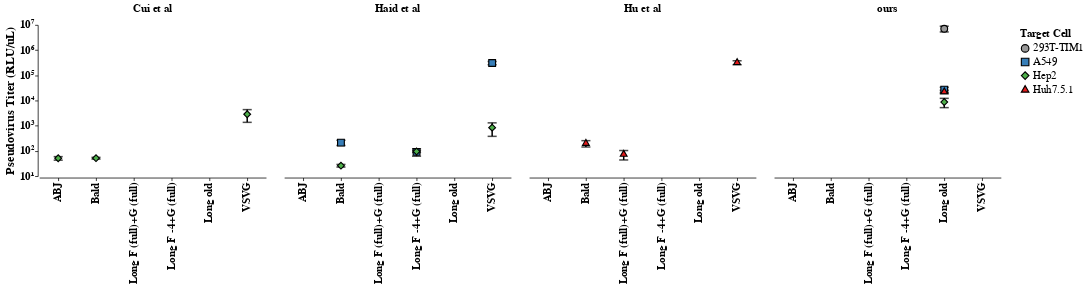

Notebook cell for this chart:
### Markdown cell above
## facet by protocol

### Code cell
import pandas as pd
import altair as alt

# Ensure category consistency and remove spaces
df_agg['virus'] = df_agg['virus'].str.strip()

# Create an explicit numerical order for sorting
virus_order_dict = {virus: i for i, virus in enumerate(virus_order)}
df_agg['virus_order'] = df_agg['virus'].map(virus_order_dict)

# Sort DataFrame before passing it to Altair
df_agg = df_agg.sort_values('virus_order')

# Define color and shape mappings
color_mapping = {
    "293T-TIM1": "#999999",   # Gray
    "A549": "#377eb8",        # Blue
    "Hep2": "#4daf4a",        # Green
    "Huh7.5.1": "#e41a1c"     # Red
}

shape_mapping = {
    "293T-TIM1": "circle",
    "A549": "square",
    "Hep2": "diamond",
    "Huh7.5.1": "triangle"
}

log_ticks = [10**i for i in range(1, 8)]  # 10^1 to 10^7
log_labels = ["10¹", "10²", "10³", "10⁴", "10⁵", "10⁶", "10⁷"]

y_label_expr = "{ " + ", ".join(f"{v}: '{label}'" for v, label in zip(log_ticks, log_labels)) + " }[datum.value]"

# Base chart with explicit sorting
base = alt.Chart(df_agg).encode(
    x=alt.X(
        'virus:O',  # ✅ Correct usage
        title='',
        axis=alt.Axis(
            labelAngle=270,
            labelFontSize=14,
            labelFontWeight='bold',
            titleFontSize=16,
            titleFontWeight='bold'
        ),
        sort=virus_order  # optional if you want explicit ordering
    ),
     y=alt.Y(
        'mean_RLU_uL:Q',
        title='Pseudovirus Titer (RLU/uL)',
        scale=alt.Scale(type='log', domain=[10, df_agg['upper_RLU_uL'].max()]),
        axis=alt.Axis(
            labelFontSize=14,
            labelFontWeight='bold',
            titleFontSize=16,
            titleFontWeight='bold',
            values=log_ticks,  # Force log ticks
            labelExpr="{ " + ", ".join(f"{v}: '{label}'" for v, label in zip(log_ticks, log_labels)) + " }[datum.value]"
        ),
    ),
    color=alt.Color(
        'target cell:N',
        scale=alt.Scale(domain=list(color_mapping.keys()), range=list(color_mapping.values())),
        legend=alt.Legend(title='Target Cell')  # KEEP LEGEND
    ),
    shape=alt.Shape(
        'target cell:N',
        scale=alt.Scale(domain=list(shape_mapping.keys()), range=list(shape_mapping.values())),
        legend=alt.Legend(title='Target Cell')  # KEEP LEGEND
    ),
    tooltip=[
        alt.Tooltip('virus:N', title='Virus'),
        alt.Tooltip('target cell:N', title='Target Cell'),
        alt.Tooltip('mean_RLU_uL:Q', title='Pseudovirus Titer (RLU/uL)'),
        alt.Tooltip('std_RLU_uL:Q', title='Standard Deviation')
    ]
)

# Error bars with black color (added first to appear behind)
error_bars = alt.Chart(df_agg).mark_rule(size=2, color='black').encode(
    x='virus:O',
    y='lower_RLU_uL:Q',
    y2='upper_RLU_uL:Q'
)

# Error bar caps with black color (added before points to stay behind)
error_caps = (
    alt.Chart(df_agg).mark_tick(size=12, thickness=2, orient='horizontal', color='black').encode(
        x='virus:O',
        y='lower_RLU_uL:Q'
    ) +
    alt.Chart(df_agg).mark_tick(size=12, thickness=2, orient='horizontal', color='black').encode(
        x='virus:O',
        y='upper_RLU_uL:Q'
    )
)

# Points for the mean with fixed shape encoding and black outline (added last to stay on top)
points = base.mark_point(size=80, filled=True, opacity=1, stroke='black', strokeWidth=1.5).add_params(hover)

# Highlight nearest point (still on top)
highlight = base.transform_filter(hover).mark_circle(size=200, color="red")

# Combine layers ensuring error bars & caps are behind points
base_chart = (error_bars + error_caps + points + highlight).properties(
    width=300,
    height=200
)

# Apply faceting
faceted_chart = base_chart.facet(
    column=alt.Column(
        'protocol:N',
        title=None,
        header=alt.Header(labelFontSize=14, labelFontWeight='bold')
    )
).configure_axis(
    labelFontSize=8,
    labelFontWeight='bold',
    titleFontSize=12,
    titleFontWeight='bold',
    grid=False
).configure_view(
    strokeWidth=2
)

# Save and display
faceted_chart.save("03_output/plots/Titer_old-psv_faceted-by-protocol.html")
faceted_chart

### Figure 1 — Vega-Lite specification as saved in the notebook (floating-point values rounded to 4 significant figures)
{"config": {"background": "transparent", "title": {"fontSize": 20, "fontWeight": "normal", "font": "Helvetica", "anchor": "start", "color": "#000000", "orient": "top", "offset": 5, "subtitleColor": "gray", "subtitleFont": "Helvetica", "subtitleFontWeight": "normal", "subtitleFontSize": 18, "subtitlePadding": 2}, "axis": {"domain": true, "domainColor": "black", "domainWidth": 1, "grid": false, "gridColor": "#DEDDDD", "gridWidth": 0.5, "labelFont": "Helvetica", "labelFontSize": 8, "labelFlush": false, "labelFontWeight": "bold", "labelPadding": 2, "tickColor": "black", "tickSize": 4, "tickWidth": 1, "titleFont": "Helvetica", "titleAlign": "center", "titleFontWeight": "bold", "titleFontSize": 12, "titlePadding": 5}, "legend": {"labelFont": "Helvetica", "labelFontSize": 14, "symbolSize": 100, "titleFont": "Helvetica", "titleFontSize": 14, "titleFontWeight": "bold", "padding": 5, "titleLimit": 200, "gradientLength": 100}, "range": {"category": ["#4e79a7", "#f28e2c", "#e15759", "#76b7b2", "#59a14f", "#edc949", "#af7aa1", "#ff9da7", "#9c755f", "#bab0ab"], "diverging": ["#c7e9b4", "#7fcdbb", "#41b6c4", "#1d91c0", "#225ea8", "#253494"]}, "view": {"stroke": "transparent", "strokeWidth": 2}, "text": {"font": "Helvetica Light", "fontSize": 14}}, "data": {"name": "data-4fd0b9de0afc2a75974e32583d3712b4"}, "facet": {"column": {"field": "protocol", "header": {"labelFontSize": 14, "labelFontWeight": "bold"}, "title": null, "type": "nominal"}}, "spec": {"layer": [{"mark": {"type": "rule", "color": "black", "size": 2}, "encoding": {"x": {"field": "virus", "type": "ordinal"}, "y": {"field": "lower_RLU_uL", "type": "quantitative"}, "y2": {"field": "upper_RLU_uL"}}}, {"layer": [{"mark": {"type": "tick", "color": "black", "orient": "horizontal", "size": 12, "thickness": 2}, "encoding": {"x": {"field": "virus", "type": "ordinal"}, "y": {"field": "lower_RLU_uL", "type": "quantitative"}}}, {"mark": {"type": "tick", "color": "black", "orient": "horizontal", "size": 12, "thickness": 2}, "encoding": {"x": {"field": "virus", "type": "ordinal"}, "y": {"field": "upper_RLU_uL", "type": "quantitative"}}}]}, {"mark": {"type": "point", "filled": true, "opacity": 1, "size": 80, "stroke": "black", "strokeWidth": 1.5}, "encoding": {"color": {"field": "target cell", "legend": {"title": "Target Cell"}, "scale": {"domain": ["293T-TIM1", "A549", "Hep2", "Huh7.5.1"], "range": ["#999999", "#377eb8", "#4daf4a", "#e41a1c"]}, "type": "nominal"}, "shape": {"field": "target cell", "legend": {"title": "Target Cell"}, "scale": {"domain": ["293T-TIM1", "A549", "Hep2", "Huh7.5.1"], "range": ["circle", "square", "diamond", "triangle"]}, "type": "nominal"}, "tooltip": [{"field": "virus", "title": "Virus", "type": "nominal"}, {"field": "target cell", "title": "Target Cell", "type": "nominal"}, {"field": "mean_RLU_uL", "title": "Pseudovirus Titer (RLU/uL)", "type": "quantitative"}, {"field": "std_RLU_uL", "title": "Standard Deviation", "type": "quantitative"}], "x": {"axis": {"labelAngle": 270, "labelFontSize": 14, "labelFontWeight": "bold", "titleFontSize": 16, "titleFontWeight": "bold"}, "field": "virus", "sort": ["Bald", "VSVG", "ABJ", "Long F -4+G (full)", "Long old", "VSVG"], "title": "", "type": "ordinal"}, "y": {"axis": {"labelExpr": "{ 10: '10¹', 100: '10²', 1000: '10³', 10000: '10⁴', 100000: '10⁵', 1000000: '10⁶', 10000000: '10⁷' }[datum.value]", "labelFontSize": 14, "labelFontWeight": "bold", "titleFontSize": 16, "titleFontWeight": "bold", "values": [10, 100, 1000, 10000, 100000, 1000000, 10000000]}, "field": "mean_RLU_uL", "scale": {"domain": [10, 8909000.0], "type": "log"}, "title": "Pseudovirus Titer (RLU/uL)", "type": "quantitative"}}, "name": "view_3"}, {"mark": {"type": "circle", "color": "red", "size": 200}, "encoding": {"color": {"field": "target cell", "legend": {"title": "Target Cell"}, "scale": {"domain": ["293T-TIM1", "A549", "Hep2", "Huh7.5.1"], "range": ["#999999", "#377eb8", "#4daf4a", "#e41a1c"]}, "type": "nominal"}, "shape": {"field": "target cell", "legend": {"title": "Target Cell"}, "scale": {"domain": ["293T-TIM1", "A549", "Hep2", "Huh7.5.1"], "range": ["circle", "square", "diamond", "triangle"]}, "type": "nominal"}, "tooltip": [{"field": "virus", "title": "Virus", "type": "nominal"}, {"field": "target cell", "title": "Target Cell", "type": "nominal"}, {"field": "mean_RLU_uL", "title": "Pseudovirus Titer (RLU/uL)", "type": "quantitative"}, {"field": "std_RLU_uL", "title": "Standard Deviation", "type": "quantitative"}], "x": {"axis": {"labelAngle": 270, "labelFontSize": 14, "labelFontWeight": "bold", "titleFontSize": 16, "titleFontWeight": "bold"}, "field": "virus", "sort": ["Bald", "VSVG", "ABJ", "Long F -4+G (full)", "Long old", "VSVG"], "title": "", "type": "ordinal"}, "y": {"axis": {"labelExpr": "{ 10: '10¹', 100: '10²', 1000: '10³', 10000: '10⁴', 100000: '10⁵', 1000000: '10⁶', 10000000: '10⁷' }[datum.value]", "labelFontSize": 14, "labelFontWeight": "bold", "titleFontSize": 16, "titleFontWeight": "bold", "values": [10, 100, 1000, 10000, 100000, 1000000, 10000000]}, "field": "mean_RLU_uL", "scale": {"domain": [10, 8909000.0], "type": "log"}, "title": "Pseudovirus Titer (RLU/uL)", "type": "quantitative"}}, "transform": [{"filter": {"param": "param_1", "empty": false}}]}], "height": 200, "width": 300}, "params": [{"name": "param_1", "select": {"type": "point", "fields": ["virus", "replicate"], "nearest": true, "on": "mouseover"}, "views": ["view_3"]}], "$schema": "https://vega.github.io/schema/vega-lite/v5.20.1.json", "datasets": {"data-4fd0b9de0afc2a75974e32583d3712b4": [{"virus": "Bald", "target cell": "A549", "protocol": "Haid et al", "mean_RLU_uL": 214.5, "std_RLU_uL": 50.2, "lower_RLU_uL": 164.3, "upper_RLU_uL": 264.7, "virus_order": 0.0}, {"virus": "Bald", "target cell": "Hep2", "protocol": "Cui et al", "mean_RLU_uL": 51.62, "std_RLU_uL": 4.119, "lower_RLU_uL": 47.5, "upper_RLU_uL": 55.74, "virus_order": 0.0}, {"virus": "Bald", "target cell": "Hep2", "protocol": "Haid et al", "mean_RLU_uL": 26.07, "std_RLU_uL": 3.113, "lower_RLU_uL": 22.95, "upper_RLU_uL": 29.18, "virus_order": 0.0}, {"virus": "Bald", "target cell": "Huh7.5.1", "protocol": "Hu et al", "mean_RLU_uL": 199.7, "std_RLU_uL": 56.27, "lower_RLU_uL": 143.4, "upper_RLU_uL": 255.9, "virus_order": 0.0}, {"virus": "ABJ", "target cell": "Hep2", "protocol": "Cui et al", "mean_RLU_uL": 51.25, "std_RLU_uL": 8.225, "lower_RLU_uL": 43.02, "upper_RLU_uL": 59.48, "virus_order": 2.0}, {"virus": "Long F -4+G (full)", "target cell": "A549", "protocol": "Haid et al", "mean_RLU_uL": 92.05, "std_RLU_uL": 30.14, "lower_RLU_uL": 61.91, "upper_RLU_uL": 122.2, "virus_order": 3.0}, {"virus": "Long F -4+G (full)", "target cell": "Hep2", "protocol": "Haid et al", "mean_RLU_uL": 95.63, "std_RLU_uL": 8.702, "lower_RLU_uL": 86.93, "upper_RLU_uL": 104.3, "virus_order": 3.0}, {"virus": "Long old", "target cell": "293T-TIM1", "protocol": "ours", "mean_RLU_uL": 7095000.0, "std_RLU_uL": 1814000.0, "lower_RLU_uL": 5281000.0, "upper_RLU_uL": 8909000.0, "virus_order": 4.0}, {"virus": "Long old", "target cell": "A549", "protocol": "ours", "mean_RLU_uL": 27180.0, "std_RLU_uL": 6295.0, "lower_RLU_uL": 20890.0, "upper_RLU_uL": 33480.0, "virus_order": 4.0}, {"virus": "Long old", "target cell": "Hep2", "protocol": "ours", "mean_RLU_uL": 8728.0, "std_RLU_uL": 3493.0, "lower_RLU_uL": 5235.0, "upper_RLU_uL": 12220.0, "virus_order": 4.0}, {"virus": "Long old", "target cell": "Huh7.5.1", "protocol": "ours", "mean_RLU_uL": 22130.0, "std_RLU_uL": 3396.0, "lower_RLU_uL": 18740.0, "upper_RLU_uL": 25530.0, "virus_order": 4.0}, {"virus": "VSVG", "target cell": "A549", "protocol": "Haid et al", "mean_RLU_uL": 309700.0, "std_RLU_uL": 45020.0, "lower_RLU_uL": 264600.0, "upper_RLU_uL": 354700.0, "virus_order": 5.0}, {"virus": "VSVG", "target cell": "Huh7.5.1", "protocol": "Hu et al", "mean_RLU_uL": 321200.0, "std_RLU_uL": 58350.0, "lower_RLU_uL": 262800.0, "upper_RLU_uL": 379500.0, "virus_order": 5.0}, {"virus": "VSVG", "target cell": "Hep2", "protocol": "Haid et al", "mean_RLU_uL": 841.0, "std_RLU_uL": 461.2, "lower_RLU_uL": 379.8, "upper_RLU_uL": 1302.0, "virus_order": 5.0}, {"virus": "VSVG", "target cell": "Hep2", "protocol": "Cui et al", "mean_RLU_uL": 2865.0, "std_RLU_uL": 1500.0, "lower_RLU_uL": 1365.0, "upper_RLU_uL": 4365.0, "virus_order": 5.0}, {"virus": "Long F (full)+G (full)", "target cell": "Huh7.5.1", "protocol": "Hu et al", "mean_RLU_uL": 73.82, "std_RLU_uL": 29.95, "lower_RLU_uL": 43.86, "upper_RLU_uL": 103.8, "virus_order": null}]}}
